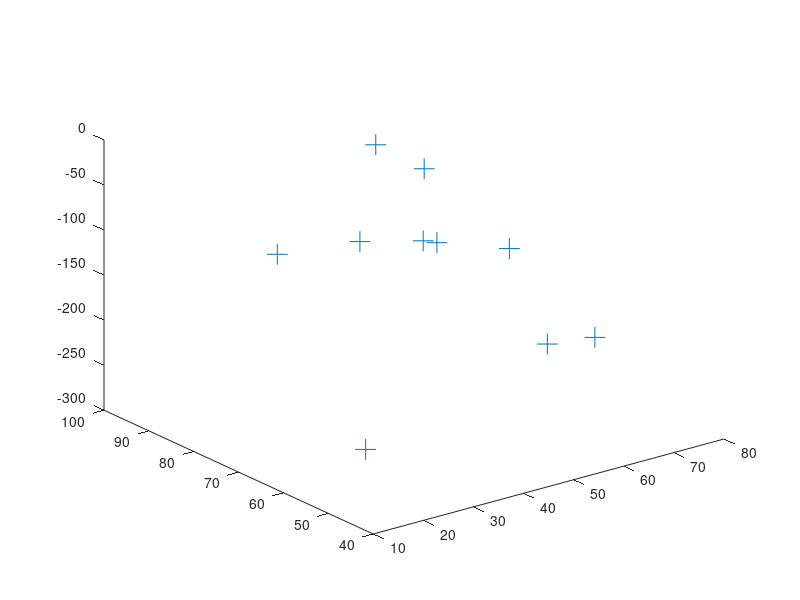

Reproduce this figure in MATLAB. (Note: this script raises an error after producing the figure.)
clc;
clear all;
close all;
index=1;

% Number of underwater sensor nodes
numNodes = 10;
% Acoustic communication range of sensor
accRange=50;
succ = 0;
% Sink Co-ordinates, sink present in water surface so z co-ordinate is 0.
sink(1,1)=50 ;
sink(1,2) = 50;
sink(1,3) = 0;

% Min range of x,y,z
min_x=0;
min_y=0;
min_z=0;

% Min range of x,y,z
max_x=100;
max_y=100;
max_z=-300;

nodePositions = zeros(numNodes,3);

% Randomly deploy nodes

for i=1:numNodes
    nodePositions(i,1) = (rand) * (max_x);
    nodePositions(i,2) = (rand) * (max_y);
    nodePositions(i,3) = (rand) * (max_z);
end

% Create 3 additional nodes which are acts as source
%their depth is -100 and x /y co-ordinates generated randomly
%s1=numNodes+1;
%s2=numNodes+2;
%s3=numNodes+3;
%nodePositions(s1,3) = -100;
%nodePositions(s2,3)= -100;
%nodePositions(s3,3) = -100;

%for i= (numNodes+1): (numNodes+3)
%    nodePositions(i,1) = (rand) * (max_x);
  %  nodePositions(i,2) = (rand) * (max_y);
%end

source=input('Please enter the source node  = ');
forwarder=source;
% Plot 3-D of all nodes
plot3(nodePositions(:, 1), nodePositions(:, 2),nodePositions(:, 3), '+', ...
    'MarkerSize',15);
hold on
plot3(sink(1, 1), sink(1, 2),sink(1, 3), 'S', 'MarkerFaceColor', 'g');

% Untill reach destination
while ( succ == 0)
%find the neighbour nodes from forwarder
[neighbours ,succ]  = find_neighbours(forwarder,sink,accRange,numNodes,nodePositions);
if(succ == 1)
    disp('---> sink');
    disp('packet routed succesfully');
    return;
end
    
% find total number of neighbours
totalNeighbours=numel(neighbours);
if(totalNeighbours==0)
    disp('NO NEIGHBOURS');
    return;
end
[min_hop, void] =find_next_hop(forwarder,sink, neighbours, nodePositions);
list_of_nodes(index)=min_hop;
index = index +1;
forwarder=min_hop;
if (void==1)
     disp('FOUND VOID NODE: GREEDY FORWARDING TERMINATED');
     return;
end

end
